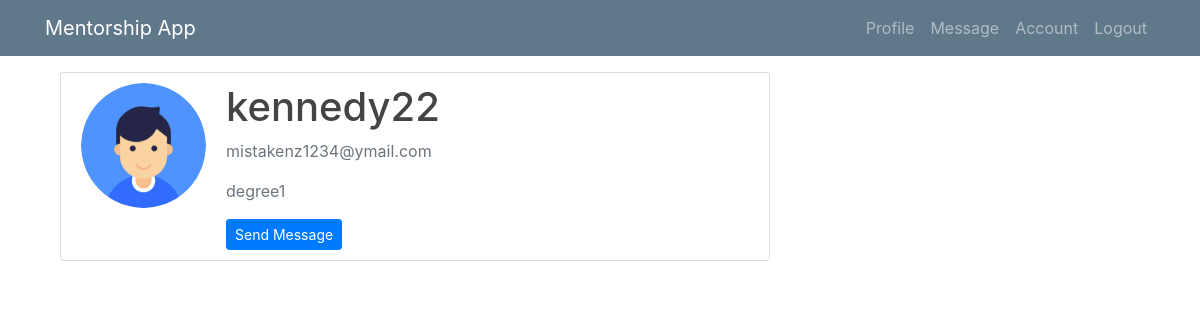
Page /profile1/22 (signed in) on the committed database.
### mentee/models.py (models this page shows, shortened)
class Msg(models.Model):
    sender = models.ForeignKey(User, related_name="sender", on_delete=models.CASCADE, null=True)
    receipient = models.ForeignKey(User, related_name="receipient", on_delete=models.CASCADE)
    msg_content = models.TextField(max_length=100)
    sent_at = models.DateTimeField(null=True, blank=True)
    comment = models.TextField(blank=True, null=True)
    comment_at = models.DateTimeField(blank=True, null=True)
    is_approved = models.BooleanField(default=False, verbose_name="Approve?")
    date_approved = models.DateTimeField(blank=True, null=True)
    class Meta:
        ordering = ['-sent_at']

class User(AbstractUser):
    is_mentee = models.BooleanField(default=False)
    is_mentor = models.BooleanField(default=False)

class Profile(models.Model):
    user = models.OneToOneField(User, on_delete=models.CASCADE)
    image = models.ImageField(default='default.jpg', upload_to='profile_pics')
    education = models.CharField(default='degree', max_length=100)

### mentee/views/mentor.py (the view)
# urls.py: path('profile1/<int:pk>', mentor.ProfileDetailView.as_view(), name="profile-detail1"),
class ProfileDetailView(LoginRequiredMixin, UserPassesTestMixin, DetailView):
    model = Msg
    context_object_name = 'msg'
    template_name = 'mentor/profile_detail1.html'
    def test_func(self):
        return self.request.user.is_mentor

### mentee/templates/mentor/profile_detail1.html (shortened to what this page needs)
{% extends 'mentor/base1.html' %}
{% block content %}
<br><br><br>
   <main role="main" class="container">
      <div class="row">
        <div class="col-md-8">
            <div class="content-section">
      <div class="media">
         <img class="rounded-circle account-img" src="{{ msg.sender.profile.image.url }}">
         <div class="media-body">
            <h2 class="account-heading">{{ msg.sender }}</h2>
            <p class="text-secondary">{{ msg.sender.email }}</p>
              <p class="text-secondary">{{ msg.sender.profile.education }}</p>
              <a class="btn btn-primary btn-sm" href="">Send Message</a>
         </div>
      </div>
   </div>
          </div>
        </div>
      </div>
{% endblock %}

### mentee/static/mentee/main.css (style rules this page uses)
body { background: #fafafa; color: #333333; margin-top: 5rem; }
h1, h2, h3, h4, h5, h6 { color: #444444; }
.content-section { background: #ffffff; padding: 10px 20px; border: 1px solid #dddddd; border-radius: 3px; margin-bottom: 20px; }
.account-img { height: 125px; width: 125px; margin-right: 20px; margin-bottom: 16px; }
.account-heading { font-size: 2.5rem; }

### rows in the picture
Msg: sender.profile.image (placeholder picture), sender "kennedy22", sender.email "mistakenz1234@ymail.com", sender.profile.education "degree1"
